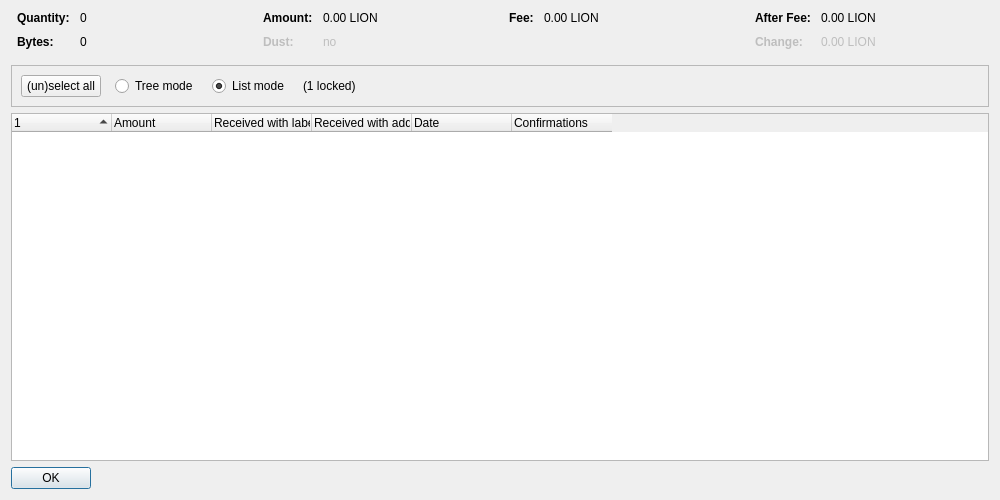
<?xml version="1.0" encoding="UTF-8"?>
<ui version="4.0">
 <class>CoinControlDialog</class>
 <widget class="QDialog" name="CoinControlDialog">
  <property name="geometry">
   <rect>
    <x>0</x>
    <y>0</y>
    <width>1000</width>
    <height>500</height>
   </rect>
  </property>
  <property name="windowTitle">
   <string>Coin Selection</string>
  </property>
  <layout class="QVBoxLayout" name="verticalLayout">
   <item>
    <layout class="QHBoxLayout" name="horizontalLayoutTop" stretch="0,0,0,0">
     <property name="topMargin">
      <number>0</number>
     </property>
     <property name="bottomMargin">
      <number>10</number>
     </property>
     <item>
      <layout class="QFormLayout" name="formLayoutCoinControl1">
       <property name="horizontalSpacing">
        <number>10</number>
       </property>
       <property name="verticalSpacing">
        <number>10</number>
       </property>
       <property name="leftMargin">
        <number>6</number>
       </property>
       <property name="rightMargin">
        <number>6</number>
       </property>
       <item row="0" column="0">
        <widget class="QLabel" name="labelCoinControlQuantityText">
         <property name="font">
          <font>
           <weight>75</weight>
           <bold>true</bold>
          </font>
         </property>
         <property name="text">
          <string>Quantity:</string>
         </property>
        </widget>
       </item>
       <item row="0" column="1">
        <widget class="QLabel" name="labelCoinControlQuantity">
         <property name="cursor">
          <cursorShape>IBeamCursor</cursorShape>
         </property>
         <property name="contextMenuPolicy">
          <enum>Qt::ActionsContextMenu</enum>
         </property>
         <property name="text">
          <string notr="true">0</string>
         </property>
         <property name="textInteractionFlags">
          <set>Qt::LinksAccessibleByMouse|Qt::TextSelectableByKeyboard|Qt::TextSelectableByMouse</set>
         </property>
        </widget>
       </item>
       <item row="1" column="0">
        <widget class="QLabel" name="labelCoinControlBytesText">
         <property name="font">
          <font>
           <weight>75</weight>
           <bold>true</bold>
          </font>
         </property>
         <property name="text">
          <string>Bytes:</string>
         </property>
        </widget>
       </item>
       <item row="1" column="1">
        <widget class="QLabel" name="labelCoinControlBytes">
         <property name="cursor">
          <cursorShape>IBeamCursor</cursorShape>
         </property>
         <property name="contextMenuPolicy">
          <enum>Qt::ActionsContextMenu</enum>
         </property>
         <property name="text">
          <string notr="true">0</string>
         </property>
         <property name="textInteractionFlags">
          <set>Qt::LinksAccessibleByMouse|Qt::TextSelectableByKeyboard|Qt::TextSelectableByMouse</set>
         </property>
        </widget>
       </item>
      </layout>
     </item>
     <item>
      <layout class="QFormLayout" name="formLayoutCoinControl2">
       <property name="horizontalSpacing">
        <number>10</number>
       </property>
       <property name="verticalSpacing">
        <number>10</number>
       </property>
       <property name="leftMargin">
        <number>6</number>
       </property>
       <property name="rightMargin">
        <number>6</number>
       </property>
       <item row="0" column="0">
        <widget class="QLabel" name="labelCoinControlAmountText">
         <property name="font">
          <font>
           <weight>75</weight>
           <bold>true</bold>
          </font>
         </property>
         <property name="text">
          <string>Amount:</string>
         </property>
        </widget>
       </item>
       <item row="0" column="1">
        <widget class="QLabel" name="labelCoinControlAmount">
         <property name="cursor">
          <cursorShape>IBeamCursor</cursorShape>
         </property>
         <property name="contextMenuPolicy">
          <enum>Qt::ActionsContextMenu</enum>
         </property>
         <property name="text">
          <string notr="true">0.00 LION</string>
         </property>
         <property name="textInteractionFlags">
          <set>Qt::LinksAccessibleByMouse|Qt::TextSelectableByKeyboard|Qt::TextSelectableByMouse</set>
         </property>
        </widget>
       </item>
       <item row="1" column="0">
        <widget class="QLabel" name="labelCoinControlLowOutputText">
         <property name="enabled">
          <bool>false</bool>
         </property>
         <property name="font">
          <font>
           <weight>75</weight>
           <bold>true</bold>
          </font>
         </property>
         <property name="text">
          <string>Dust:</string>
         </property>
        </widget>
       </item>
       <item row="1" column="1">
        <widget class="QLabel" name="labelCoinControlLowOutput">
         <property name="enabled">
          <bool>false</bool>
         </property>
         <property name="cursor">
          <cursorShape>IBeamCursor</cursorShape>
         </property>
         <property name="contextMenuPolicy">
          <enum>Qt::ActionsContextMenu</enum>
         </property>
         <property name="text">
          <string notr="true">no</string>
         </property>
         <property name="textInteractionFlags">
          <set>Qt::LinksAccessibleByMouse|Qt::TextSelectableByKeyboard|Qt::TextSelectableByMouse</set>
         </property>
        </widget>
       </item>
      </layout>
     </item>
     <item>
      <layout class="QFormLayout" name="formLayoutCoinControl3">
       <property name="horizontalSpacing">
        <number>10</number>
       </property>
       <property name="verticalSpacing">
        <number>10</number>
       </property>
       <property name="leftMargin">
        <number>6</number>
       </property>
       <property name="rightMargin">
        <number>6</number>
       </property>
       <item row="0" column="0">
        <widget class="QLabel" name="labelCoinControlFeeText">
         <property name="font">
          <font>
           <weight>75</weight>
           <bold>true</bold>
          </font>
         </property>
         <property name="text">
          <string>Fee:</string>
         </property>
        </widget>
       </item>
       <item row="0" column="1">
        <widget class="QLabel" name="labelCoinControlFee">
         <property name="cursor">
          <cursorShape>IBeamCursor</cursorShape>
         </property>
         <property name="contextMenuPolicy">
          <enum>Qt::ActionsContextMenu</enum>
         </property>
         <property name="text">
          <string notr="true">0.00 LION</string>
         </property>
         <property name="textInteractionFlags">
          <set>Qt::LinksAccessibleByMouse|Qt::TextSelectableByKeyboard|Qt::TextSelectableByMouse</set>
         </property>
        </widget>
       </item>
      </layout>
     </item>
     <item>
      <layout class="QFormLayout" name="formLayoutCoinControl4">
       <property name="horizontalSpacing">
        <number>10</number>
       </property>
       <property name="verticalSpacing">
        <number>10</number>
       </property>
       <property name="leftMargin">
        <number>6</number>
       </property>
       <property name="rightMargin">
        <number>6</number>
       </property>
       <item row="0" column="0">
        <widget class="QLabel" name="labelCoinControlAfterFeeText">
         <property name="font">
          <font>
           <weight>75</weight>
           <bold>true</bold>
          </font>
         </property>
         <property name="text">
          <string>After Fee:</string>
         </property>
        </widget>
       </item>
       <item row="0" column="1">
        <widget class="QLabel" name="labelCoinControlAfterFee">
         <property name="cursor">
          <cursorShape>IBeamCursor</cursorShape>
         </property>
         <property name="contextMenuPolicy">
          <enum>Qt::ActionsContextMenu</enum>
         </property>
         <property name="text">
          <string notr="true">0.00 LION</string>
         </property>
         <property name="textInteractionFlags">
          <set>Qt::LinksAccessibleByMouse|Qt::TextSelectableByKeyboard|Qt::TextSelectableByMouse</set>
         </property>
        </widget>
       </item>
       <item row="1" column="0">
        <widget class="QLabel" name="labelCoinControlChangeText">
         <property name="enabled">
          <bool>false</bool>
         </property>
         <property name="font">
          <font>
           <weight>75</weight>
           <bold>true</bold>
          </font>
         </property>
         <property name="text">
          <string>Change:</string>
         </property>
        </widget>
       </item>
       <item row="1" column="1">
        <widget class="QLabel" name="labelCoinControlChange">
         <property name="enabled">
          <bool>false</bool>
         </property>
         <property name="cursor">
          <cursorShape>IBeamCursor</cursorShape>
         </property>
         <property name="contextMenuPolicy">
          <enum>Qt::ActionsContextMenu</enum>
         </property>
         <property name="text">
          <string notr="true">0.00 LION</string>
         </property>
         <property name="textInteractionFlags">
          <set>Qt::LinksAccessibleByMouse|Qt::TextSelectableByKeyboard|Qt::TextSelectableByMouse</set>
         </property>
        </widget>
       </item>
      </layout>
     </item>
    </layout>
   </item>
   <item>
    <widget class="QFrame" name="frame">
     <property name="minimumSize">
      <size>
       <width>0</width>
       <height>40</height>
      </size>
     </property>
     <property name="frameShape">
      <enum>QFrame::StyledPanel</enum>
     </property>
     <property name="frameShadow">
      <enum>QFrame::Sunken</enum>
     </property>
     <layout class="QHBoxLayout" name="horizontalLayout">
      <item>
       <layout class="QHBoxLayout" name="horizontalLayoutPanel" stretch="0,0,0,0,0">
        <property name="spacing">
         <number>14</number>
        </property>
        <item>
         <widget class="QPushButton" name="pushButtonSelectAll">
          <property name="sizePolicy">
           <sizepolicy hsizetype="Maximum" vsizetype="Fixed">
            <horstretch>0</horstretch>
            <verstretch>0</verstretch>
           </sizepolicy>
          </property>
          <property name="text">
           <string>(un)select all</string>
          </property>
          <property name="autoDefault">
           <bool>false</bool>
          </property>
         </widget>
        </item>
        <item>
         <widget class="QRadioButton" name="radioTreeMode">
          <property name="sizePolicy">
           <sizepolicy hsizetype="Maximum" vsizetype="Fixed">
            <horstretch>0</horstretch>
            <verstretch>0</verstretch>
           </sizepolicy>
          </property>
          <property name="text">
           <string>Tree mode</string>
          </property>
         </widget>
        </item>
        <item>
         <widget class="QRadioButton" name="radioListMode">
          <property name="sizePolicy">
           <sizepolicy hsizetype="Maximum" vsizetype="Fixed">
            <horstretch>0</horstretch>
            <verstretch>0</verstretch>
           </sizepolicy>
          </property>
          <property name="text">
           <string>List mode</string>
          </property>
          <property name="checked">
           <bool>true</bool>
          </property>
         </widget>
        </item>
        <item>
         <widget class="QLabel" name="labelLocked">
          <property name="text">
           <string notr="true">(1 locked)</string>
          </property>
         </widget>
        </item>
        <item>
         <spacer name="horizontalSpacer">
          <property name="orientation">
           <enum>Qt::Horizontal</enum>
          </property>
          <property name="sizeHint" stdset="0">
           <size>
            <width>40</width>
            <height>20</height>
           </size>
          </property>
         </spacer>
        </item>
       </layout>
      </item>
     </layout>
    </widget>
   </item>
   <item>
    <widget class="CoinControlTreeWidget" name="treeWidget">
     <property name="contextMenuPolicy">
      <enum>Qt::CustomContextMenu</enum>
     </property>
     <property name="sortingEnabled">
      <bool>false</bool>
     </property>
     <property name="columnCount">
      <number>6</number>
     </property>
     <attribute name="headerShowSortIndicator" stdset="0">
      <bool>true</bool>
     </attribute>
     <attribute name="headerStretchLastSection">
      <bool>false</bool>
     </attribute>
     <column>
      <property name="text">
       <string/>
      </property>
     </column>
     <column>
      <property name="text">
       <string>Amount</string>
      </property>
     </column>
     <column>
      <property name="text">
       <string>Received with label</string>
      </property>
     </column>
     <column>
      <property name="text">
       <string>Received with address</string>
      </property>
     </column>
     <column>
      <property name="text">
       <string>Date</string>
      </property>
     </column>
     <column>
      <property name="text">
       <string>Confirmations</string>
      </property>
      <property name="toolTip">
       <string>Confirmed</string>
      </property>
     </column>
     <column>
      <property name="text">
       <string/>
      </property>
     </column>
     <column>
      <property name="text">
       <string/>
      </property>
     </column>
     <column>
      <property name="text">
       <string/>
      </property>
     </column>
     <column>
      <property name="text">
       <string/>
      </property>
     </column>
    </widget>
   </item>
   <item>
    <widget class="QDialogButtonBox" name="buttonBox">
     <property name="sizePolicy">
      <sizepolicy hsizetype="Maximum" vsizetype="Fixed">
       <horstretch>0</horstretch>
       <verstretch>0</verstretch>
      </sizepolicy>
     </property>
     <property name="orientation">
      <enum>Qt::Horizontal</enum>
     </property>
     <property name="standardButtons">
      <set>QDialogButtonBox::Ok</set>
     </property>
    </widget>
   </item>
  </layout>
 </widget>
 <customwidgets>
  <customwidget>
   <class>CoinControlTreeWidget</class>
   <extends>QTreeWidget</extends>
   <header>qt/coincontroltreewidget.h</header>
  </customwidget>
 </customwidgets>
 <resources/>
 <connections/>
</ui>
